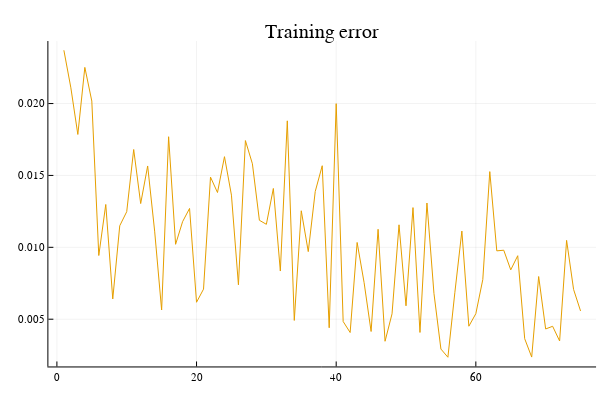

Notebook source saved alongside this figure:
### Code cell
tre = []
# vde = []
# tse = []
# ats = []
cnn_acc = get_acc(model)
@time for epoch=1:75
	push!(tre, train!(loss, ps, data, opt))
	# push!(vde, loss(x_valid, y_valid))
	# push!(tse, loss(x_test, y_test))
	# push!(ats, cnn_acc(x_test, y_test))
end
plot(
    plot(tre, title="Training error")
    # , plot(vde, title="Validation error")
    # , plot(tse, title="Test error")
    # , plot(ats, title="Test accuracy")
    , legend = false
)

### Figure 1 — Plotly figure (JSON) as saved in the notebook; plotly's stock layout.template omitted (floating-point values rounded to 4 significant figures)
{"data": [{"colorbar": {"title": ""}, "legendgroup": "y1", "line": {"color": "rgba(230, 159, 0, 1.000)", "dash": "solid", "shape": "linear", "width": 1}, "mode": "lines", "name": "y1", "showlegend": true, "type": "scatter", "x": [1, 2, 3, 4, 5, 6, 7, 8, 9, 10, 11, 12, 13, 14, 15, 16, 17, 18, 19, 20, 21, 22, 23, 24, 25, 26, 27, 28, 29, 30, 31, 32, 33, 34, 35, 36, 37, 38, 39, 40, 41, 42, 43, 44, 45, 46, 47, 48, 49, 50, 51, 52, 53, 54, 55, 56, 57, 58, 59, 60, 61, 62, 63, 64, 65, 66, 67, 68, 69, 70, 71, 72, 73, 74, 75], "xaxis": "x", "y": [0.02371, 0.02109, 0.01785, 0.02252, 0.02017, 0.009431, 0.01298, 0.00641, 0.0115, 0.01248, 0.0168, 0.01304, 0.01566, 0.01113, 0.005641, 0.01769, 0.01021, 0.01178, 0.0127, 0.006179, 0.007092, 0.01488, 0.01381, 0.0163, 0.01363, 0.007392, 0.01742, 0.01581, 0.01188, 0.0116, 0.01409, 0.008352, 0.0188, 0.004915, 0.01254, 0.009702, 0.01389, 0.01568, 0.004405, 0.01999, 0.004839, 0.004076, 0.01034, 0.007539, 0.004146, 0.01126, 0.003466, 0.005375, 0.01157, 0.005933, 0.01276, 0.004079, 0.01308, 0.006801, 0.002925, 0.002354, 0.006873, 0.01113, 0.004513, 0.005385, 0.007761, 0.01527, 0.009754, 0.009798, 0.008431, 0.009416, 0.003644, 0.002366, 0.007969, 0.004322, 0.004508, 0.003486, 0.01048, 0.007071, 0.005572], "yaxis": "y", "zmax": null, "zmin": null}], "layout": {"annotations": [{"font": {"color": "rgba(0, 0, 0, 1.000)", "family": "sans-serif", "size": 20}, "rotation": 0, "showarrow": false, "text": "Training error", "x": 0.537, "xanchor": "center", "xref": "paper", "y": 1, "yanchor": "top", "yref": "paper"}], "height": 400, "margin": {"b": 20, "l": 0, "r": 0, "t": 20}, "paper_bgcolor": "rgba(255, 255, 255, 1.000)", "plot_bgcolor": "rgba(255, 255, 255, 1.000)", "showlegend": false, "width": 600, "xaxis": {"anchor": "y", "domain": [0.08064, 0.9934], "gridcolor": "rgba(0, 0, 0, 0.100)", "gridwidth": 0.5, "linecolor": "rgba(0, 0, 0, 1.000)", "mirror": false, "range": [-1.22, 77.22], "showgrid": true, "showline": true, "showticklabels": true, "tickangle": 0, "tickcolor": "rgb(0, 0, 0)", "tickfont": {"color": "rgba(0, 0, 0, 1.000)", "family": "sans-serif", "size": 11}, "tickmode": "array", "ticks": "inside", "ticktext": ["0", "20", "40", "60"], "tickvals": [0, 20, 40, 60], "title": "", "titlefont": {"color": "rgba(0, 0, 0, 1.000)", "family": "sans-serif", "size": 15}, "type": "-", "visible": true, "zeroline": false, "zerolinecolor": "rgba(0, 0, 0, 1.000)"}, "yaxis": {"anchor": "x", "domain": [0.03762, 0.9415], "gridcolor": "rgba(0, 0, 0, 0.100)", "gridwidth": 0.5, "linecolor": "rgba(0, 0, 0, 1.000)", "mirror": false, "range": [0.001714, 0.02435], "showgrid": true, "showline": true, "showticklabels": true, "tickangle": 0, "tickcolor": "rgb(0, 0, 0)", "tickfont": {"color": "rgba(0, 0, 0, 1.000)", "family": "sans-serif", "size": 11}, "tickmode": "array", "ticks": "inside", "ticktext": ["0.005", "0.010", "0.015", "0.020"], "tickvals": [0.005, 0.01, 0.015, 0.02], "title": "", "titlefont": {"color": "rgba(0, 0, 0, 1.000)", "family": "sans-serif", "size": 15}, "type": "-", "visible": true, "zeroline": false, "zerolinecolor": "rgba(0, 0, 0, 1.000)"}}}
